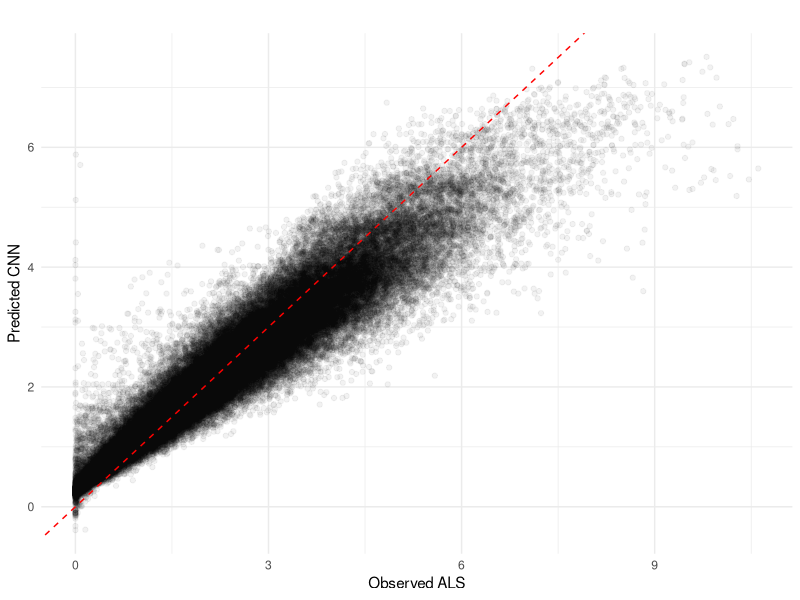
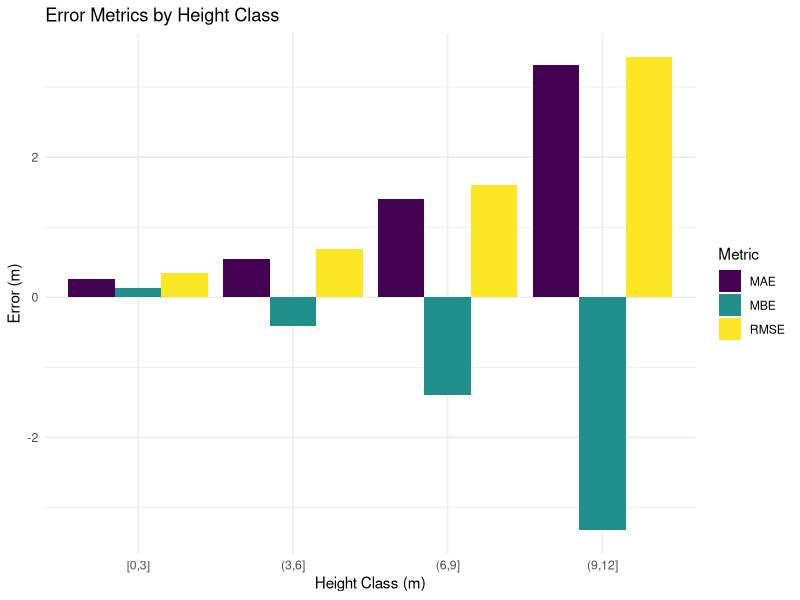

Generate these figures, in order, with R:
## ---- chunk 1
knitr::opts_chunk$set(echo = TRUE)
## ---- chunk 2
test1 <- read.csv("100k_random_points_comparison.csv")
## ---- chunk 3
# Load required libraries
library(ggplot2)
library(dplyr)

# Assuming you have your dataframe named test1
# test1 <- data.frame(ALS = ..., CNN = ...)

# (a) Scatterplot of ALS vs CNN
ggplot(test1, aes(x = ALS, y = CNN)) +
  geom_point(alpha = 0.05) +
  geom_abline(slope = 1, intercept = 0, color = "red", linetype = "dashed") +  # Add a reference line
  labs(title = "",
       x = "Observed ALS",
       y = "Predicted CNN") +
  theme_minimal()

# (b) Calculate residuals
test1 <- test1 %>%
  mutate(residuals = ALS - CNN)
## ---- chunk 4
# Load required library
library(dplyr)

test1 <- na.omit(test1)

# Calculate the metrics
n <- nrow(test1)  # Total number of observations
observed <- test1$ALS
predicted <- test1$CNN

# Calculate Mean Absolute Error (MAE)
mae <- sum(abs(observed - predicted)) / n

# Calculate Root Mean Squared Error (RMSE)
rmse <- sqrt(sum((observed - predicted)^2) / n)

# Calculate Mean Bias Error (MBE)
mbe <- sum(observed - predicted) / n

# Calculate Pearson Correlation Coefficient (R)
pearson_corr <- cor(observed, predicted, method = "pearson")

# Calculate R-squared (R²)
r_squared <- 1 - (sum((observed - predicted)^2) / sum((observed - mean(observed))^2))

# Create a summary table for the metrics
metrics_table <- data.frame(
  Metric = c("MAE (m)", 
             "RMSE (m)", 
             "Mean Bias Error (MBE) (m)", 
             "Pearson Correlation Coefficient (r) (-1 to +1)",
             "R-squared (0-1)"),
  Value = c(mae, rmse, mbe, pearson_corr, r_squared)
)

# Print the metrics table
print(metrics_table)

## ---- chunk 5
# Load required libraries
library(dplyr)
library(tidyr)

# Create height bins (3m bins, from 0 to 30m)
test1 <- test1 %>%
  mutate(height_class = cut(ALS, breaks = seq(0, 30, by = 3), include.lowest = TRUE))

# Function to calculate the metrics
calculate_metrics <- function(df) {
  n <- nrow(df)
  mae <- mean(abs(df$ALS - df$CNN), na.rm = TRUE)
  rmse <- sqrt(mean((df$ALS - df$CNN)^2, na.rm = TRUE))
  mbe <- mean(df$CNN - df$ALS, na.rm = TRUE)
  r2 <- summary(lm(CNN ~ ALS, data = df))$r.squared
  r <- cor(df$ALS, df$CNN, use = "complete.obs")
  
  return(c(MAE = mae, RMSE = rmse, MBE = mbe, R2 = r2, Pearson_R = r))
}

# Group by height classes and calculate the metrics for each class
metrics_by_class <- test1 %>%
  group_by(height_class) %>%
  summarise(MAE = mean(abs(ALS - CNN), na.rm = TRUE),
            RMSE = sqrt(mean((ALS - CNN)^2, na.rm = TRUE)),
            MBE = mean(CNN - ALS, na.rm = TRUE),
            R2 = summary(lm(CNN ~ ALS))$r.squared,
            Pearson_R = cor(ALS, CNN, use = "complete.obs"))

# View the resulting table
print(metrics_by_class)
## ---- chunk 6
# Reshape the data to long format for easier plotting
library(ggplot2)
library(tidyr)

# Reshape the metrics_by_class to long format
metrics_long <- metrics_by_class %>%
  pivot_longer(cols = c(MAE, RMSE, MBE), 
               names_to = "Metric", 
               values_to = "Value")

# Plot the metrics using ggplot
ggplot(metrics_long, aes(x = height_class, y = Value, fill = Metric)) +
  geom_bar(stat = "identity", position = "dodge") +
  scale_fill_viridis_d() +  # Use viridis color palette
  labs(title = "Error Metrics by Height Class",
       x = "Height Class (m)", 
       y = "Error (m)", 
       fill = "Metric") +
  theme_minimal()

## ---- chunk 7
save.image("Metrics.RData")
